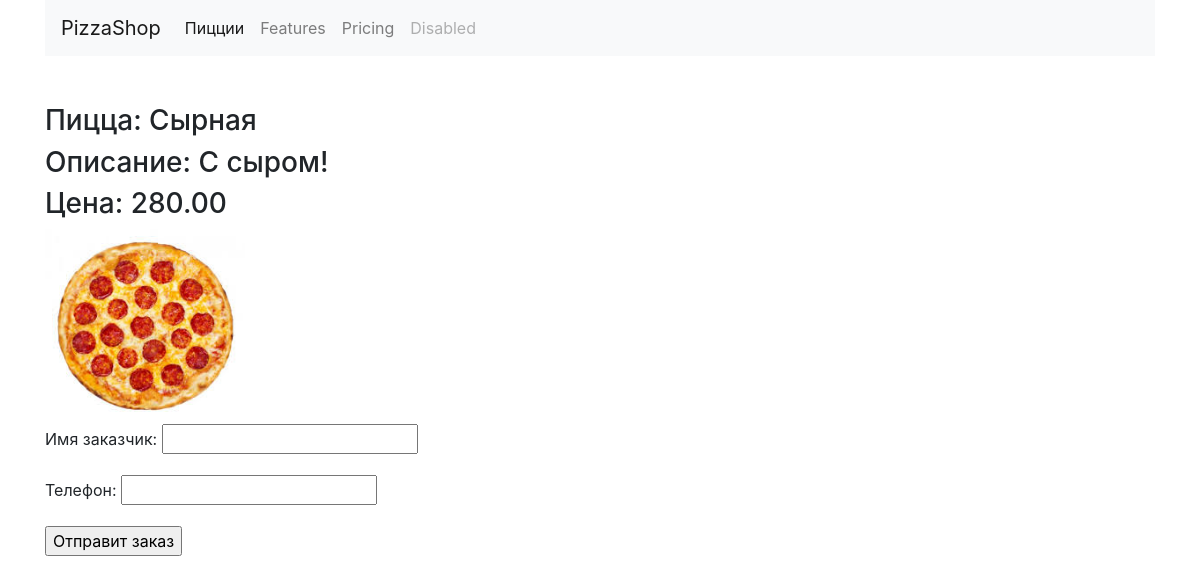
/2, run on the app's committed database.
### my_app/models.py (models this page shows, shortened)
class Pizza(models.Model):
    pizzashop = models.ForeignKey(PizzaShop, verbose_name='Название Магазина', on_delete=models.CASCADE)
    name = models.CharField(max_length=30, verbose_name='Название Пицца')
    desc = models.TextField(verbose_name='Описание')
    price = models.IntegerField(default=0, verbose_name='Цена')
    photo = models.ImageField(verbose_name='Фото', default='', upload_to='my_app/photos/', blank=True)
    class Meta:
        verbose_name = 'Пицца'
        verbose_name_plural = 'Пиццы'
        ordering = ['price']

### my_app/views.py (the view)
# urls.py: path('<slug:pizza_id>', views.pizza_detail, name='pizza' )
def pizza_detail(request, pizza_id):
    pizza = get_object_or_404(Pizza, id=pizza_id)
    form = OrderForm(request.POST or None, initial={
        'pizza':pizza
    })
    if form.is_valid():
        if request.method == 'POST':
            form.save()
            print(pizza.id)
            return HttpResponseRedirect(reverse('pizza', args=[pizza_id]))
    return render(request, 'pizza.html', {
        'pizza': pizza,
        'form': form,
    })

### my_app/forms.py
class OrderForm(forms.ModelForm):
    pizza = forms.ModelChoiceField(queryset=Pizza.objects.all(),widget=forms.HiddenInput)
    class Meta:
        model = Order
        fields = ('pizza','name','phone')

### templates/pizza.html (shortened to what this page needs)
{% extends 'base.html' %}
{% load bootstrap4 %}
{% load static %}
{% block body %}
<div class="row">
    <div class="col pizza" >
        <h3>Пицца: {{ pizza.name }} </h3>
        <h3>Описание: {{ pizza.desc }} </h3>
        <h3>Цена: {{ pizza.price|floatformat:"2" }} </h3>
        <img src="{{  pizza.photo.url }}" alt="{{ pizza.name }}" style="width:200px">
        <form method="POST" enctype="multipart/form-data">
           {{ form.as_p }}
        <input type="submit" value="Отправит заказ">
        </form>
    </div>
    {% endblock %}

### data on the page
Pizza: name "Сырная", desc "С сыром!", price "280.00", photo (picture)
